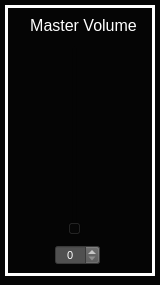
<?xml version="1.0" encoding="UTF-8"?>
<ui version="4.0">
 <class>Dialog_MasterVolume</class>
 <widget class="QDialog" name="Dialog_MasterVolume">
  <property name="geometry">
   <rect>
    <x>0</x>
    <y>0</y>
    <width>160</width>
    <height>285</height>
   </rect>
  </property>
  <property name="windowTitle">
   <string>Master Volume</string>
  </property>
  <property name="styleSheet">
   <string notr="true">background-color: rgb(5, 5, 5);
color: rgb(255, 255, 255);</string>
  </property>
  <widget class="CustomFrame" name="frame_MasterVolume">
   <property name="geometry">
    <rect>
     <x>5</x>
     <y>5</y>
     <width>150</width>
     <height>271</height>
    </rect>
   </property>
   <property name="styleSheet">
    <string notr="true">color: rgb(255, 255, 255);</string>
   </property>
   <property name="frameShape">
    <enum>QFrame::Panel</enum>
   </property>
   <property name="frameShadow">
    <enum>QFrame::Plain</enum>
   </property>
   <property name="lineWidth">
    <number>3</number>
   </property>
   <property name="midLineWidth">
    <number>1</number>
   </property>
   <widget class="QSpinBox" name="spinBox_MasterVolume">
    <property name="geometry">
     <rect>
      <x>50</x>
      <y>240</y>
      <width>45</width>
      <height>20</height>
     </rect>
    </property>
    <property name="font">
     <font>
      <pointsize>8</pointsize>
     </font>
    </property>
    <property name="focusPolicy">
     <enum>Qt::NoFocus</enum>
    </property>
    <property name="styleSheet">
     <string notr="true">background-color: rgb(80,80,80);
color: rgb(255, 255, 255);</string>
    </property>
    <property name="alignment">
     <set>Qt::AlignCenter</set>
    </property>
    <property name="readOnly">
     <bool>false</bool>
    </property>
    <property name="accelerated">
     <bool>true</bool>
    </property>
    <property name="maximum">
     <number>100</number>
    </property>
    <property name="value">
     <number>0</number>
    </property>
   </widget>
   <widget class="CustomVerticalSlider" name="verticalSlider_MasterVolume">
    <property name="geometry">
     <rect>
      <x>50</x>
      <y>40</y>
      <width>40</width>
      <height>191</height>
     </rect>
    </property>
    <property name="sizePolicy">
     <sizepolicy hsizetype="Fixed" vsizetype="Fixed">
      <horstretch>0</horstretch>
      <verstretch>0</verstretch>
     </sizepolicy>
    </property>
    <property name="orientation">
     <enum>Qt::Vertical</enum>
    </property>
    <property name="tickPosition">
     <enum>QSlider::NoTicks</enum>
    </property>
    <property name="tickInterval">
     <number>10</number>
    </property>
   </widget>
   <widget class="QLabel" name="label_415">
    <property name="geometry">
     <rect>
      <x>13</x>
      <y>10</y>
      <width>131</width>
      <height>21</height>
     </rect>
    </property>
    <property name="font">
     <font>
      <pointsize>12</pointsize>
     </font>
    </property>
    <property name="styleSheet">
     <string notr="true">color: rgb(255, 255, 255);</string>
    </property>
    <property name="text">
     <string>Master Volume</string>
    </property>
    <property name="alignment">
     <set>Qt::AlignCenter</set>
    </property>
   </widget>
  </widget>
 </widget>
 <customwidgets>
  <customwidget>
   <class>CustomVerticalSlider</class>
   <extends>QSlider</extends>
   <header location="global">customverticalslider.h</header>
  </customwidget>
  <customwidget>
   <class>CustomFrame</class>
   <extends>QFrame</extends>
   <header location="global">customframe.h</header>
   <container>1</container>
  </customwidget>
 </customwidgets>
 <resources/>
 <connections/>
</ui>
